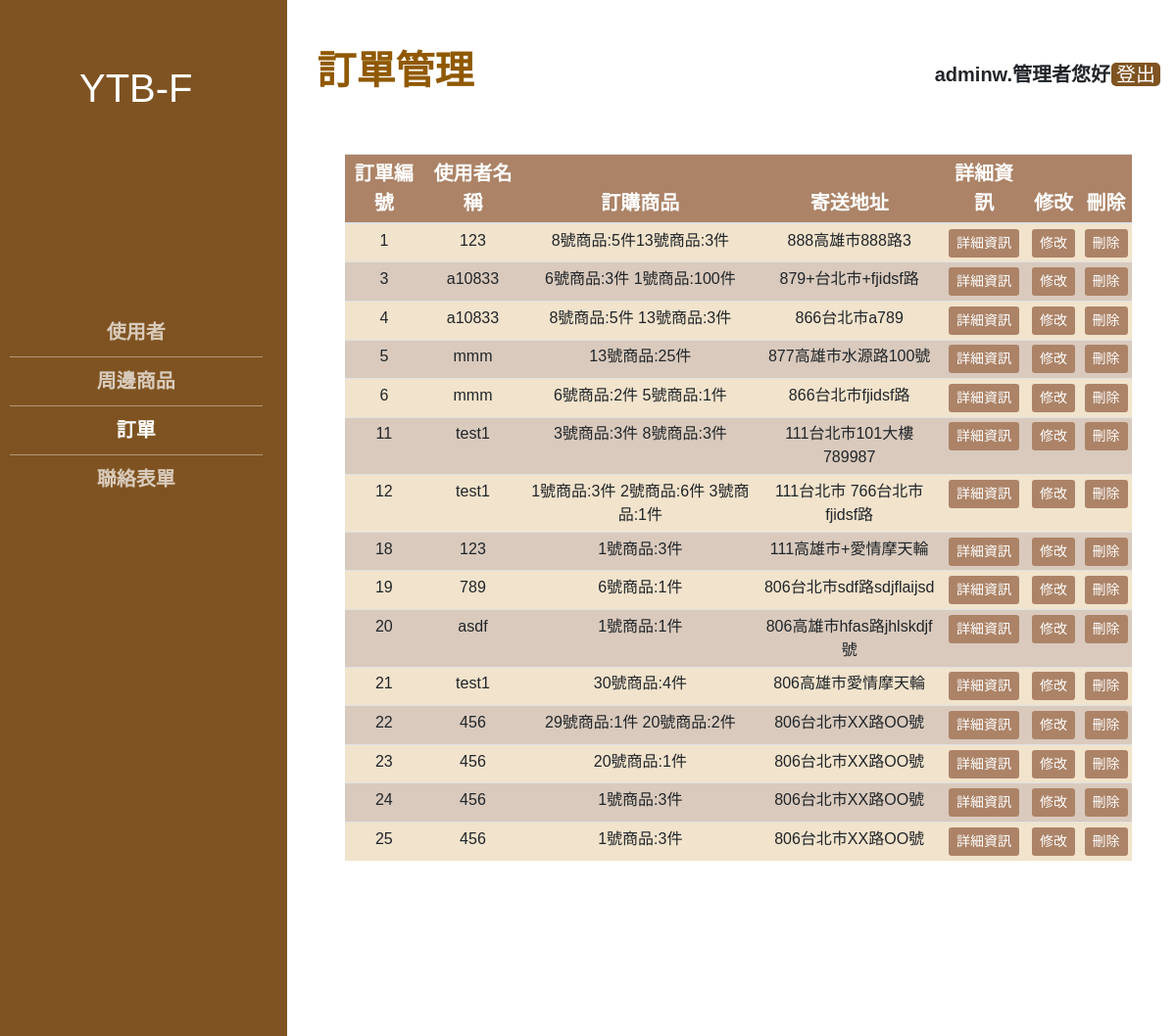
Page /第三組_php期末報告/order.php (signed in) on the committed database.
### tables this page shows
CREATE TABLE `orderform` (
  `oNo` int(11) NOT NULL,
  `oName` varchar(20) NOT NULL,
  `oEmail` varchar(40) NOT NULL,
  `oTel` int(15) NOT NULL,
  `oRemark` varchar(300) NOT NULL,
  `oAddress` varchar(20) NOT NULL,
  `oOrder` varchar(100) NOT NULL
);

### 第三組_php期末報告/order.php (the view, shortened to what this page needs)
<!doctype html>
<html lang="en">
    <?php
        require("DBconnect.php");
    ?>
<head>
    <link rel="stylesheet" href="https://stackpath.bootstrapcdn.com/bootstrap/4.2.1/css/bootstrap.min.css"
>
    <link rel="stylesheet" href="https://use.fontawesome.com/releases/v5.6.3/css/all.css"
>
    <link rel="stylesheet" href="css/all.css">
</head>
<body>
<div class="row">
    <div class="col-md-3" style="background-color:#7F5321;">
        <div class="list-group sticky-top mt-3">
            <h1 class="h10">
                YTB-F</h1>
            <nav class="menu">
                <a href="user_management.php" style="color:#FFFFFFB2;">
                    使用者
                </a>
                <a href="commodity.php" style="color:#FFFFFFB2;" >
                    周邊商品
                </a>
                <a href="order.php">
                    訂單
                </a>
                <a href="contact.php" style="color:#FFFFFFB2;">
                    聯絡表單
                </a>
            </nav>
        </div>
    </div>
    <div class="col-md-9">
        <div class="tab-content">
            <nav class="navbar navbar-light" style="margin: 40px 0 0 0;">
                <h1 class="h11">
                訂單管理</h1>
                <div class="ml-auto">
                    <?php
                        if(isset($_SESSION['login'])){
                            if($_SESSION['login']=="Yes"){
                                $uname=@$_SESSION["uName"];
                                if($uname){
                                    echo "<a class='welcome'>$uname.管理者您好</h1>";
                                    echo "<a href='logout.php' class='logout' >登出</a>";
                                }
                                else{
                                    header('Location: home.php');
                                }
                            }
                            else{
                                header('Location: home.php');
                            }
                        }
                        else{
                            header('Location: home.php');
                            ob_end_flush();
                        }
                    ?>
                </div>
            </nav>
            <div style="margin: 5% 5% 0 5%">
                <div class="tab-content-center">
                    <?php
                        $SQL="SELECT * FROM orderform";
                        if($result=mysqli_query($link,$SQL)){
                            echo "<table class='table table-striped table-sm'>";
                                echo "<thead>";
                                    echo "<tr>";
                                        echo "<th>訂單編號</th><th>使用者名稱</th><th>訂購商品</th><th>寄送地址</th><th>詳細資訊</th><th>修改</th><th>刪除</th>";
                                echo "</thead>";
                                echo "<tbody>";
                            while($row=mysqli_fetch_assoc($result)){
                                echo "<tr>";
                                echo "<td>".$row["oNo"]."</td><td>".$row["oName"]."</td><td>".$row["oOrder"]."</td><td>".$row["oAddress"]."</td>";
                                echo "<td><form action='informationO.php' method='POST'>
                                        <input class='btn btn-primary btn-sm' type='submit' value='詳細資訊'>
                                        <input type='hidden' name='oNo' value='".$row['oNo']."'>
                                        <input type='hidden' name='oName' value='".$row['oName']."'>
                                        <input type='hidden' name='oOrder' value='".$row['oOrder']."'>
                                    </form>";
                                echo "<td><form action='order_revise.php' method='POST'>
                                        <input class='btn btn-primary btn-sm' type='submit' value='修改'>
                                        <input type='hidden' name='oNo' value='".$row['oNo']."'>
                                        <input type='hidden' name='oOrder' value='".$row['oOrder']."'>
                                        <input type='hidden' name='oAddress' value='".$row['oAddress']."'>
                                    </form>";
                                echo "<td><form action='order_delete.php' method='POST'>
                                        <input class='btn btn-primary btn-sm' type='submit' value='刪除'>
                                        <input type='hidden' name='oNo' value='".$row['oNo']."'>
                                    </form>";
                                echo "</tr>";
                            }
                                echo "</tbody>";
                            echo "</table>";
                        }
                    ?>
                    <h6 style="margin: 20% 0 0 0; color:#ffffff;">1</h1>
                </div>
            </div>
            </div>
        </div>
    </div>
</body>
</html>

### 第三組_php期末報告/order.php (style rules this page uses)
* { margin: 0; padding: 0; list-style: none; height:auto; font-family: 'Noto Sans TC', sans-serif; }
.h10 { color: #ffffff; font-family: 'Noto Sans TC', sans-serif; margin: 50px 0 0 0; text-align:center; }
.menu { margin: 200px 0 0 0; }
.menu a { display: block; padding: 10px; color: #fff; text-decoration: none; text-align:center; font-size: 20px; font-weight:bold; position: relative; font-family: 'Noto Sans TC', sans-serif; }
.menu a + a::before { content: ''; position: absolute; border-top: 1px solid rgb(255,255,255,.4); left: 10px; right: 10px; top: 0; }
.h11 { color: #905900; font-family: 'Noto Sans TC', sans-serif; font-size: 40px; font-weight: 700; }
.welcome { padding: 1px 1px; border:0 none; margin: 10px 0 0 0; color: #000000; font-size: 20px; font-weight: 700; text-decoration:none; }
.logout { padding: 1px 5px; background: #7F5321; border:0 none; border-radius: 5px; color: #ffffff; font-size: 20px; font-weight: 500; text-decoration:none; }
table { text-align:center; width: 100%; height:20px; }
th { color:#FFFFFF; background-color: #AC8367; font-size:20px; }
.table-striped tbody tr:nth-of-type(odd) { background-color: #F1E3CC; }
.table-striped tbody tr:nth-of-type(even) { background-color: #D9CABD; }
.btn-primary { background-color: #AC8367; border: 0 none; }

### rows in the picture
orderform: oNo "1", oName "123", oOrder "8號商品:5件13號商品:3件", oAddress "888高雄市888路3"
orderform: oNo "3", oName "a10833", oOrder "6號商品:3件 1號商品:100件", oAddress "879+台北市+fjidsf路"
orderform: oNo "4", oName "a10833", oOrder "8號商品:5件 13號商品:3件", oAddress "866台北市a789"
orderform: oNo "5", oName "mmm", oOrder "13號商品:25件", oAddress "877高雄市水源路100號"
orderform: oNo "6", oName "mmm", oOrder "6號商品:2件 5號商品:1件", oAddress "866台北市fjidsf路"
orderform: oNo "11", oName "test1", oOrder "3號商品:3件 8號商品:3件", oAddress "111台北市101大樓789987"
orderform: oNo "12", oName "test1", oOrder "1號商品:3件 2號商品:6件 3號商品:1件", oAddress "111台北市 766台北市fjidsf路"
orderform: oNo "18", oName "123", oOrder "1號商品:3件", oAddress "111高雄市+愛情摩天輪"
orderform: oNo "19", oName "789", oOrder "6號商品:1件", oAddress "806台北市sdf路sdjflaijsd"
orderform: oNo "20", oName "asdf", oOrder "1號商品:1件", oAddress "806高雄市hfas路jhlskdjf號"
orderform: oNo "21", oName "test1", oOrder "30號商品:4件", oAddress "806高雄市愛情摩天輪"
orderform: oNo "22", oName "456", oOrder "29號商品:1件 20號商品:2件", oAddress "806台北市XX路OO號"
orderform: oNo "23", oName "456", oOrder "20號商品:1件", oAddress "806台北市XX路OO號"
orderform: oNo "24", oName "456", oOrder "1號商品:3件", oAddress "806台北市XX路OO號"
orderform: oNo "25", oName "456", oOrder "1號商品:3件", oAddress "806台北市XX路OO號"

### other values in the picture
$uname "adminw"
